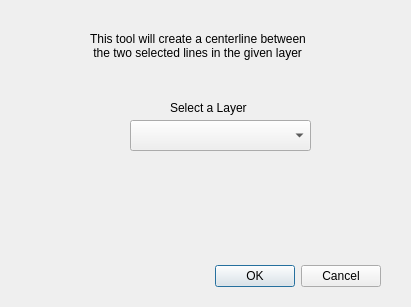
<?xml version="1.0" encoding="UTF-8"?>
<ui version="4.0">
 <class>CreateCenterlineDialogBase</class>
 <widget class="QDialog" name="CreateCenterlineDialogBase">
  <property name="geometry">
   <rect>
    <x>0</x>
    <y>0</y>
    <width>411</width>
    <height>307</height>
   </rect>
  </property>
  <property name="windowTitle">
   <string>Create Centerline</string>
  </property>
  <widget class="QDialogButtonBox" name="button_box">
   <property name="geometry">
    <rect>
     <x>40</x>
     <y>260</y>
     <width>341</width>
     <height>32</height>
    </rect>
   </property>
   <property name="orientation">
    <enum>Qt::Horizontal</enum>
   </property>
   <property name="standardButtons">
    <set>QDialogButtonBox::Cancel|QDialogButtonBox::Ok</set>
   </property>
  </widget>
  <widget class="QComboBox" name="selectLayer">
   <property name="geometry">
    <rect>
     <x>130</x>
     <y>120</y>
     <width>181</width>
     <height>31</height>
    </rect>
   </property>
  </widget>
  <widget class="QLabel" name="label">
   <property name="geometry">
    <rect>
     <x>170</x>
     <y>100</y>
     <width>121</width>
     <height>16</height>
    </rect>
   </property>
   <property name="text">
    <string>Select a Layer</string>
   </property>
  </widget>
  <widget class="QLabel" name="info">
   <property name="geometry">
    <rect>
     <x>90</x>
     <y>20</y>
     <width>261</width>
     <height>51</height>
    </rect>
   </property>
   <property name="text">
    <string>This tool will create a centerline between
 the two selected lines in the given layer</string>
   </property>
  </widget>
 </widget>
 <resources/>
 <connections>
  <connection>
   <sender>button_box</sender>
   <signal>accepted()</signal>
   <receiver>CreateCenterlineDialogBase</receiver>
   <slot>accept()</slot>
   <hints>
    <hint type="sourcelabel">
     <x>20</x>
     <y>20</y>
    </hint>
    <hint type="destinationlabel">
     <x>20</x>
     <y>20</y>
    </hint>
   </hints>
  </connection>
  <connection>
   <sender>button_box</sender>
   <signal>rejected()</signal>
   <receiver>CreateCenterlineDialogBase</receiver>
   <slot>reject()</slot>
   <hints>
    <hint type="sourcelabel">
     <x>20</x>
     <y>20</y>
    </hint>
    <hint type="destinationlabel">
     <x>20</x>
     <y>20</y>
    </hint>
   </hints>
  </connection>
 </connections>
</ui>
